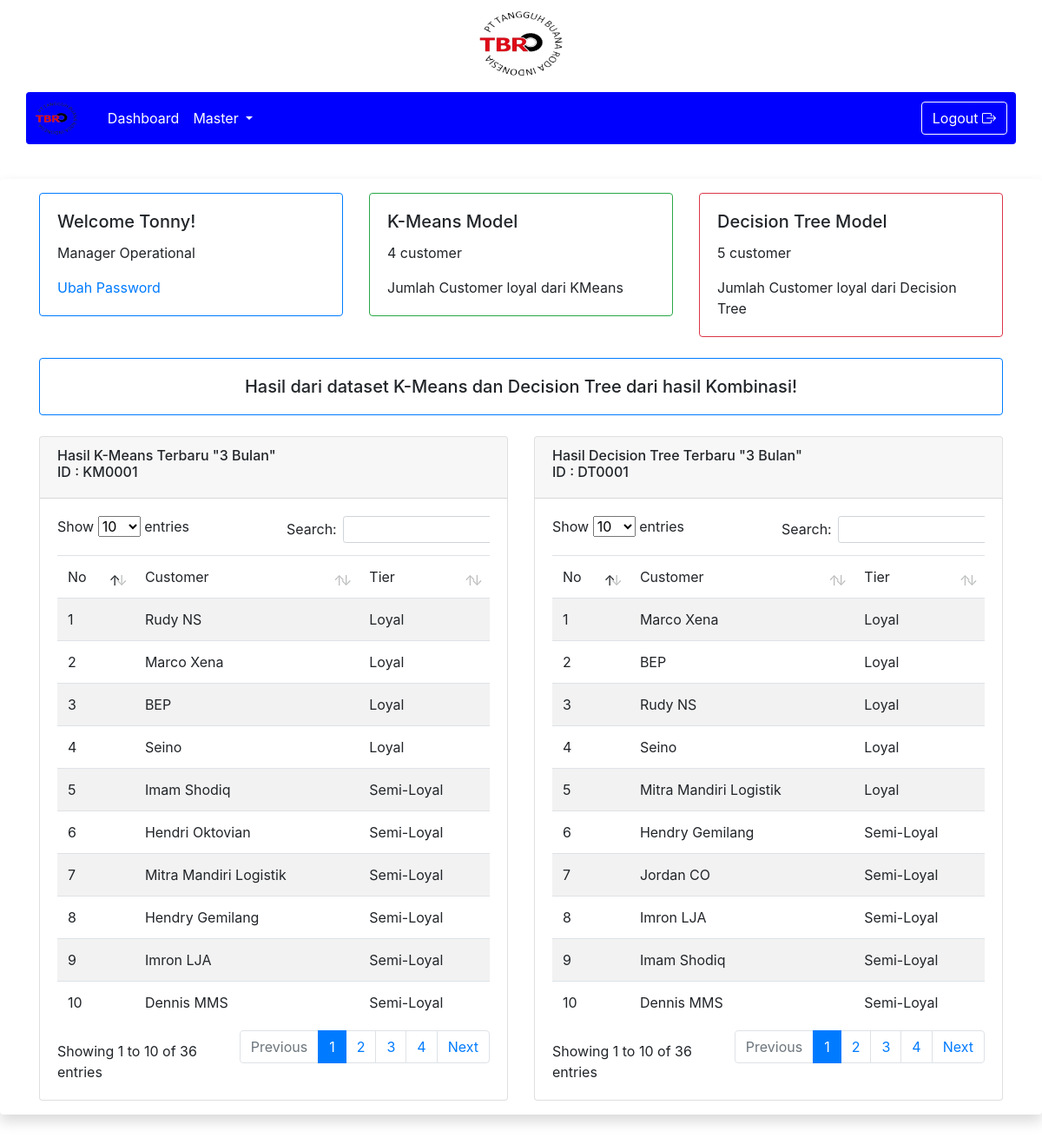
The app's page /2/ (signed in) with its own data.
### tables this page shows
CREATE TABLE `history_predict` (
  `id_history` varchar(12) NOT NULL,
  `metoda` varchar(30) NOT NULL,
  `accuracy` float NOT NULL,
  `foto` varchar(100) NOT NULL,
  `tgl_pred` timestamp NOT NULL DEFAULT current_timestamp(),
  `keterangan` varchar(100) NOT NULL,
  `updated_at` timestamp NULL DEFAULT NULL ON UPDATE current_timestamp()
);

CREATE TABLE `history_kmeans` (
  `id_hkm` int(11) NOT NULL,
  `hkm_customer` varchar(50) NOT NULL,
  `hkm_totalqty` int(11) NOT NULL,
  `hkm_totalharga` bigint(20) NOT NULL,
  `hkm_cluster` int(11) NOT NULL,
  `id_history` varchar(12) NOT NULL
);

CREATE TABLE `history_decisiontree` (
  `id_hdt` int(11) NOT NULL,
  `hdt_customer` varchar(50) NOT NULL,
  `hdt_totalqty` int(11) NOT NULL,
  `hdt_totalharga` bigint(20) NOT NULL,
  `hdt_aktualkm` int(11) NOT NULL,
  `hdt_pred` int(11) NOT NULL,
  `id_history` varchar(12) NOT NULL
);

### 2/index.php (the view, shortened to what this page needs)
<!doctype html>
<html lang="en">
<?php
include 'proses/prosesdashboard.php';
?>
<head>
    <link rel="stylesheet" href="https://cdn.jsdelivr.net/npm/bootstrap@4.6.2/dist/css/bootstrap.min.css"
>
    <link rel="stylesheet" href="../assets/css/dataTables.bootstrap5.min.css" />
    <link rel="stylesheet"
        href="https://cdnjs.cloudflare.com/ajax/libs/bootstrap-icons/1.10.0/font/bootstrap-icons.min.css">
</head>
<body>
    <?php include 'navbar.php'; ?>
    <br>
    <div class="shadow p-3 mb-5 bg-white rounded">
        <div class="container">
            <div class="row">
                <div class="col-sm-4">
                    <div class="card border-primary mb-4" style="max-width: 25rem;">
                        <div class="card-body">
                            <h5 class="card-title">Welcome <?php echo $_SESSION['nama']; ?>!</h5>
                            <p>Manager Operational</p>
                            <a href="#" data-toggle="modal" data-target="#pwdModal">Ubah Password</a>
                        </div>
                    </div>
                </div>
                <div class="col-sm-4">
                    <div class="card border-success mb-4" style="max-width: 25rem;">
                        <div class="card-body">
                            <?php
                            $kmeanscek = "SELECT id_history, keterangan FROM history_predict WHERE metoda='km' ORDER BY tgl_pred DESC LIMIT 1";
                            $querykmcek = mysqli_query($conn, $kmeanscek);
                            $rowcek = mysqli_fetch_assoc($querykmcek);
                            $ketkm = "0";
                            $idhistorykm = "";
                            if (mysqli_num_rows($querykmcek) == 0) {
                                $isicardkm = 0;
                            } else {
                                $ketkm = $rowcek['keterangan'];
                                $idhistorykm = $rowcek['id_history'];
                                $kmeancount = mysqli_query($conn, "SELECT COUNT(*) AS total FROM history_kmeans WHERE hkm_cluster = 1 and id_history='$idhistorykm'");
                                $rowcountkm = mysqli_fetch_assoc($kmeancount);
                                $isicardkm = $rowcountkm['total'];
                            }
                            ?>
                            <h5 class="card-title">K-Means Model</h5>
                            <p><?php echo $isicardkm ?> customer</p>
                            Jumlah Customer loyal dari KMeans
                        </div>
                    </div>
                </div>
                <div class="col-sm-4">
                    <div class="card border-danger mb-4" style="max-width: 25rem;">
                        <div class="card-body">
                            <?php
                            $dtcek = "SELECT id_history, keterangan FROM history_predict WHERE metoda='dt-dskm' ORDER BY tgl_pred DESC LIMIT 1";
                            $querydtcek = mysqli_query($conn, $dtcek);
                            $rowcekdt = mysqli_fetch_assoc($querydtcek);
                            $ketdt = "0";
                            $idhistorydt = "";
                            if (mysqli_num_rows($querydtcek) == 0) {
                                $isicarddt = 0;
                            } else {
                                $ketdt = $rowcekdt['keterangan'];
                                $idhistorydt = $rowcekdt['id_history'];
                                $dtcount = mysqli_query($conn, "SELECT COUNT(*) AS total FROM history_decisiontree WHERE hdt_pred = 1 and id_history='$idhistorydt'");
                                $rowcountdt = mysqli_fetch_assoc($dtcount);
                                $isicarddt = $rowcountdt['total'];
                            }
                            ?>
                            <h5 class="card-title">Decision Tree Model</h5>
                            <p><?php echo $isicarddt ?> customer</p>
                            Jumlah Customer loyal dari Decision Tree
                        </div>
                    </div>
                </div>
            </div>
            <div class="row">
                <div class="col-lg-12">
                    <div class="card border-primary mb-12">
                        <div class="card-body text-center">
                            <h5 class="m-0">Hasil dari dataset K-Means dan Decision Tree dari hasil Kombinasi!</h5>
                        </div>
                    </div>
                </div>
            </div>
            <br>
            <div class="row">
                <div class="col-lg-6">
                    <div class="card">
                        <div class="card-header">
                        <h6>Hasil K-Means Terbaru  "<?php echo $ketkm ?>"<br>ID : <?php echo $idhistorykm?>  </h6>
                        </div>
                        <div class="card-body">
                            <div class="table-responsive">
                                <table id="example" class="table table-striped data-table" style="width: 100%">
                                    <thead>
                                        <tr>
                                            <td>No</td>
                                            <td>Customer</td>
                                            <td>Tier</td>
                                        </tr>
                                    </thead>
                                    <tbody>
                                        <?php
                                        if (mysqli_num_rows($querykmcek) == 0) {
                                        } else {
                                            ?>
                                            <tr>
                                                <?php
                                                $no = 1;
                                                $isirowkm = mysqli_query($conn, "SELECT hkm_customer, hkm_cluster FROM history_kmeans where id_history='$idhistorykm' ORDER BY hkm_cluster ASC");
                                                while ($rowkmisi = mysqli_fetch_array($isirowkm)) {
                                                    $customerkm = $rowkmisi['hkm_customer'];
                                                    $clusterkm = $rowkmisi['hkm_cluster'] + 1;
                                                    if ($rowkmisi['hkm_cluster'] == 1) {
                                                        $clusterkm = "Loyal";
                                                    } elseif ($rowkmisi['hkm_cluster'] == 2) {
                                                        $clusterkm = "Semi-Loyal";
                                                    } else {
                                                        $clusterkm = "Non-Loyal";
                                                    }
                                                    ?>
                                                    <td><?php echo $no ?></td>
                                                    <td><?php echo $customerkm ?></td>
                                                    <td><?php echo $clusterkm ?></td>
                                                </tr>
                                                <?php
                                                $no++;
                                                }
                                        }
                                        ?>
                                    </tbody>
                                </table>
                            </div>
                        </div>
                    </div>
                </div>
                <div class="col-lg-6">
                    <div class="card">
                        <div class="card-header">
                            <h6>Hasil Decision Tree Terbaru  "<?php echo $ketdt ?>"<br>ID : <?php echo $idhistorydt?>  </h6>
                        </div>
                        <div class="card-body">
                            <div class="table-responsive">
                                <table id="example" class="table table-striped data-table" style="width: 100%">
                                    <thead>
                                        <tr>
                                            <td>No</td>
                                            <td>Customer</td>
                                            <td>Tier</td>
                                        </tr>
                                    </thead>
                                    <tbody>
                                        <?php
                                        if (mysqli_num_rows($querydtcek) == 0) {
                                        } else {
                                            ?>
                                            <tr>
                                                <?php
                                                $nodt = 1;
                                                $isirowdt = mysqli_query($conn, "SELECT hdt_customer, hdt_pred FROM history_decisiontree where id_history='$idhistorydt' ORDER BY hdt_pred ASC");
                                                while ($rowdtisi = mysqli_fetch_array($isirowdt)) {
                                                    $customerdt = $rowdtisi['hdt_customer'];
                                                    if ($rowdtisi['hdt_pred'] == 1) {
                                                        $preddt = "Loyal";
                                                    } elseif ($rowdtisi['hdt_pred'] == 2) {
                                                        $preddt = "Semi-Loyal";
                                                    } else {
                                                        $preddt = "Non-Loyal";
                                                    }
                                                    ?>
                                                    <td><?php echo $nodt ?></td>
                                                    <td><?php echo $customerdt ?></td>
                                                    <td><?php echo $preddt ?></td>
                                                </tr>
                                                <?php
                                                $nodt++;
                                                }
                                        }
                                        ?>
                                    </tbody>
                                </table>
                            </div>
                        </div>
                    </div>
                </div>
            </div>
        </div>
    </div>
</body>
</html>

### records on screen
history_predict: keterangan "3 Bulan", id_history "KM0001"
history_kmeans: hkm_customer "Rudy NS", hkm_cluster "Loyal"
history_kmeans: hkm_customer "Marco Xena", hkm_cluster "Loyal"
history_kmeans: hkm_customer "BEP", hkm_cluster "Loyal"
history_kmeans: hkm_customer "Seino", hkm_cluster "Loyal"
history_kmeans: hkm_customer "Imam Shodiq", hkm_cluster "Semi-Loyal"
history_kmeans: hkm_customer "Hendri Oktovian", hkm_cluster "Semi-Loyal"
history_kmeans: hkm_customer "Mitra Mandiri Logistik", hkm_cluster "Semi-Loyal"
history_kmeans: hkm_customer "Hendry Gemilang", hkm_cluster "Semi-Loyal"
history_kmeans: hkm_customer "Imron LJA", hkm_cluster "Semi-Loyal"
history_kmeans: hkm_customer "Dennis MMS", hkm_cluster "Semi-Loyal"
history_predict: keterangan "3 Bulan", id_history "DT0001"
history_decisiontree: hdt_customer "Marco Xena", hdt_pred "Loyal"
history_decisiontree: hdt_customer "BEP", hdt_pred "Loyal"
history_decisiontree: hdt_customer "Rudy NS", hdt_pred "Loyal"
history_decisiontree: hdt_customer "Seino", hdt_pred "Loyal"
history_decisiontree: hdt_customer "Mitra Mandiri Logistik", hdt_pred "Loyal"
history_decisiontree: hdt_customer "Hendry Gemilang", hdt_pred "Semi-Loyal"
history_decisiontree: hdt_customer "Jordan CO", hdt_pred "Semi-Loyal"
history_decisiontree: hdt_customer "Imron LJA", hdt_pred "Semi-Loyal"
history_decisiontree: hdt_customer "Imam Shodiq", hdt_pred "Semi-Loyal"
history_decisiontree: hdt_customer "Dennis MMS", hdt_pred "Semi-Loyal"

### other values on screen
$_SESSION['nama'] "Tonny"
$isicardkm "4"
$isicarddt "5"
